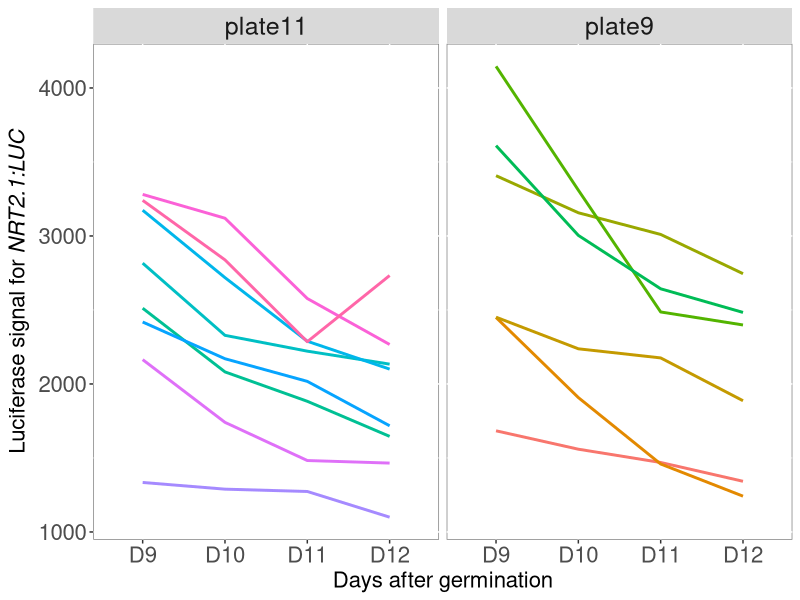
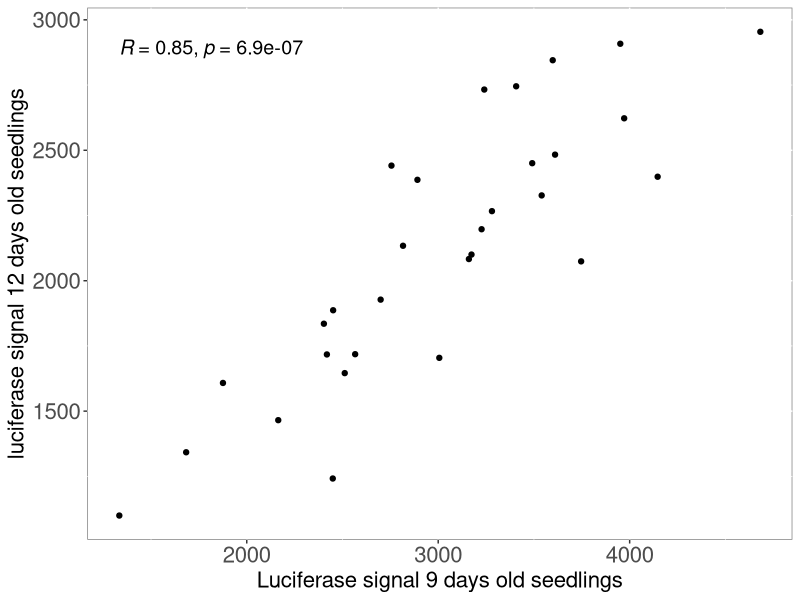
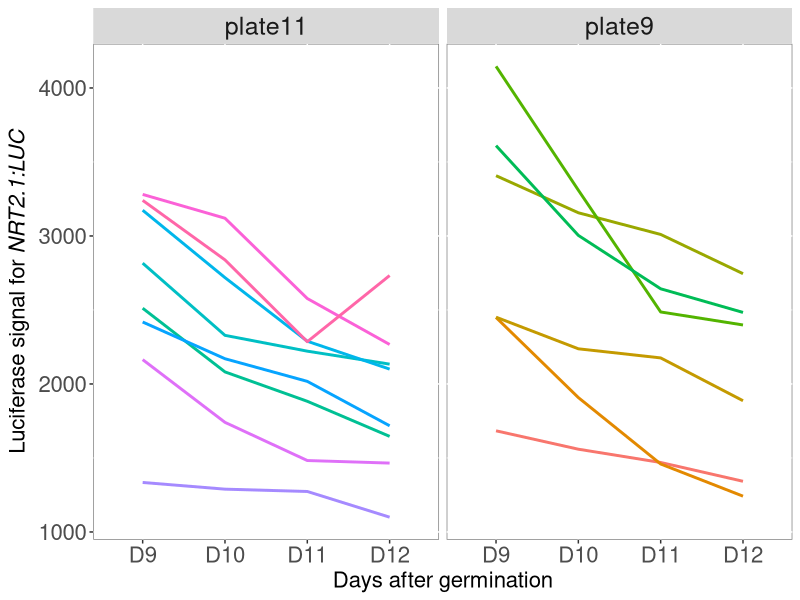
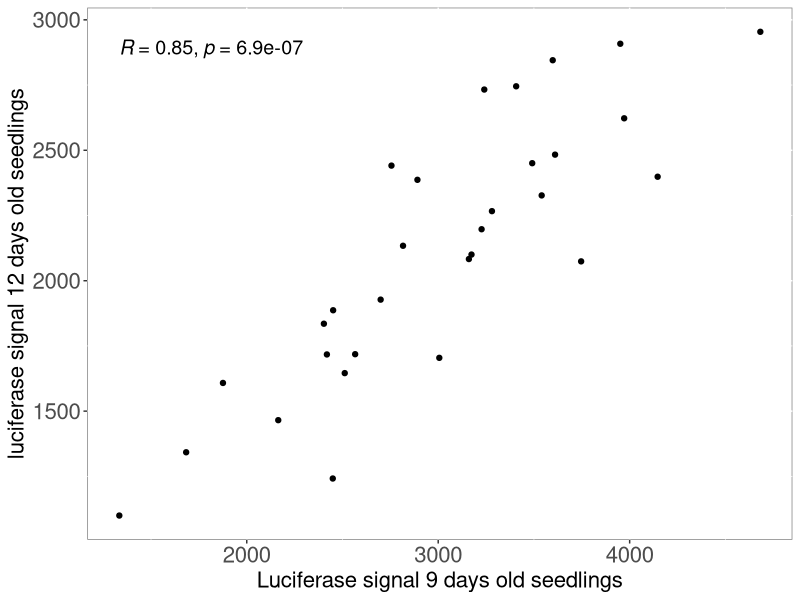

These figures' R source, in order:
## ---- chunk 1
knitr::opts_chunk$set(echo = TRUE)
## ---- chunk 2
library(tidyverse)
library(ggpubr)
library(RColorBrewer)
## ---- chunk 3


D9 <- read_tsv("AV05_luciferase_several_days/AV05_day9/AV05_day9_luciferase_measure.txt") %>% 
  mutate(DAY="D9")

D10 <- read_tsv("AV05_luciferase_several_days/AV05_day10/AV05_day10_luciferase_measure.txt")%>% 
  mutate(DAY="D10")

D11 <- read_tsv("AV05_luciferase_several_days/AV05_day11/AV05_day11_luciferase_measure.txt")%>% 
  mutate(DAY="D11")

D12 <- read_tsv("AV05_luciferase_several_days/AV05_day12/20220120_Clf29_pNRT2.1_luc_complet_12j.txt")%>% 
  mutate(DAY="D12")




All_D9_12_luc <- bind_rows(D9, D10, D11, D12)

## ---- chunk 4

All_D9_12_luc_norm <- mutate(All_D9_12_luc, RawIntDenDivArea=RawIntDen/area) %>% 
  filter(seedling=="background") %>% 
  group_by( KNO3, plate, DAY) %>% 
  summarise(MeanBack=mean(RawIntDenDivArea)) %>% 
  full_join(All_D9_12_luc, by=c("KNO3"="KNO3", "plate"="plate", "DAY"="DAY")) %>% 
  mutate(RawIntDen_NormBack= RawIntDen-(MeanBack*area)) %>% 
  mutate(root_length_mm= length/4,
         RawIntDen_NormBack_NormLen=RawIntDen_NormBack/root_length_mm) %>% 
  filter(seedling!="background")


## ---- chunk 5

filter(All_D9_12_luc_norm, KNO3=="1mM", plate%in%c("plate9", "plate11")) %>% 
  mutate(DAY=factor(DAY, levels=c("D9", "D10", "D11", "D12"))) %>% 
ggplot( aes(x=DAY, y=RawIntDen_NormBack_NormLen, group=seedling)) +
  geom_line(aes(col=seedling), size=1) +
  facet_wrap(~plate) +
  xlab("Days after germination") +
  ylab(expression(paste("Luciferase signal for ", italic("NRT2.1:LUC")))) +
  theme(legend.text=element_text(size=16),legend.title = element_text(size=16, face="bold"), 
        axis.text=element_text(size=16), axis.title=element_text(size=16),
        plot.title = element_text(size=20,face="bold"),
        panel.background = element_rect(fill = "white", colour = "grey50"),
        legend.position = "none", strip.text.x = element_text(size = 18))

ggsave("Signal_seedlings_several_days.jpg", height = 4, width=9)

## ---- chunk 6

filter(All_D9_12_luc_norm, KNO3=="1mM") %>% 
select( "KNO3", "plate", "DAY", "seedling", "RawIntDen_NormBack_NormLen" ) %>% 
pivot_wider(names_from = "DAY", values_from = "RawIntDen_NormBack_NormLen") %>% 
  ggplot(aes(x=D9, y=D12)) +
  geom_point()+
  xlab("Luciferase signal 9 days old seedlings") +
  ylab("luciferase signal 12 days old seedlings") +
  stat_cor(method="spearman", size=5) +
  theme(legend.text=element_text(size=16),legend.title = element_text(size=16, face="bold"), 
        axis.text=element_text(size=16), axis.title=element_text(size=16),
        plot.title = element_text(size=20,face="bold"),
        panel.background = element_rect(fill = "white", colour = "grey50"))

ggsave("Correlation_before_after_9g_12d.jpg", height = 4.5, width=5)

